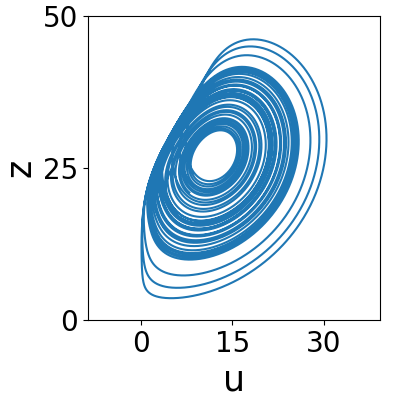
#> input picture data/saved_graphs/lorenz_default_zu.png, 400 x 400 px, given in place of vdp_sync_rossler_xt.png, which was not available
$ python fix_images.py
#> lines starting #> are read from the running program, lines starting #| are printed output that depends on the picture
from PIL import ImageDraw, ImageFont, Image

symbols = ['a', 'b', 'c', 'd', 'e', 'f']
font_name = "./data/temp/times-new-roman-italic.ttf"

################### attractors #########################################################
# index = 0

# img_names = ['rossler_a016_yx', 'rossler_a022_yx', 'lorenz_default_zx', 'lorenz_default_zu', 'lorenz_intermittent_yx']

# img_name = img_names[index]

# img = Image.open(f'./data/saved_graphs/{img_name}.png')

# # Создаем объект для рисования
# draw = ImageDraw.Draw(img)

# # Указываем шрифт и размер (по умолчанию используется стандартный шрифт)
# font = ImageFont.truetype(font_name, size=48)

# # Добавляем текст на изображение
# # draw.text((190, 270), f"{symbols[index]}", fill="black", font=font)
# draw.text((20, 340), f"{symbols[index]}", fill="black", font=font)

# # Сохраняем измененное изображение

# img.show()  # Показываем изображение
# # img.save(f'./data/saved_graphs/{img_name}_new.png')
# img.save(f'./data/saved_graphs/new/{img_name}_new2.png')

################### coup_xy #########################################################
# index = 2

# img_names = ['coup_y', 'coup_x', 'coup_grid']
# img_name = img_names[index]

# img = Image.open(f'./data/saved_graphs/{img_name}.png')

# # Создаем объект для рисования
# draw = ImageDraw.Draw(img)

# # Указываем шрифт и размер (по умолчанию используется стандартный шрифт)
# font = ImageFont.truetype(font_name, size=48)

# # Добавляем текст на изображение
# # draw.text((130, 465), f"({symbols[index]})", fill="black", font=font)
# draw.text((20, 540), f"{symbols[index]}", fill="black", font=font)

# # Сохраняем измененное изображение

# img.show()  # Показываем изображение
# img.save(f'./data/saved_graphs/new/{img_name}_new2.png')

################################# two lorenz ################################

# img_name = 'two_lorenz_sync'

# img = Image.open(f'./data/saved_graphs/{img_name}.png')

# # Создаем объект для рисования
# draw = ImageDraw.Draw(img)

# # Указываем шрифт и размер (по умолчанию используется стандартный шрифт)
# font = ImageFont.truetype(font_name, size=48)

# # Добавляем текст на изображение
# # draw.text((115, 180), "(a)", fill="black", font=font)
# # draw.text((750, 180), "(b)", fill="black", font=font)

# draw.text((20, 240), "a", fill="black", font=font)
# draw.text((620, 240), "b", fill="black", font=font)

# # Сохраняем измененное изображение

# img.show()  # Показываем изображение
# img.save(f'./data/saved_graphs/new/{img_name}_new2.png')

################################# timeline graphs ################################

# img_names = ['As_avg_diff_11', 'phases_avg_diff_yx_11']
# # img_names = ['parall_As_diff', 'parall_phases_diff_yx_1']
# # img_names = ['As_diff', 'phases_diff_yx_1']
# index = 0

# img = Image.open(f'./data/saved_graphs/{img_names[index]}.png')

# # Создаем объект для рисования
# draw = ImageDraw.Draw(img)

# # Указываем шрифт и размер (по умолчанию используется стандартный шрифт)
# font = ImageFont.truetype(font_name, size=48)

# # Добавляем текст на изображение
# # draw.text((115, 180), "(a)", fill="black", font=font)
# # draw.text((750, 180), "(b)", fill="black", font=font)

# draw.text((25, 235), symbols[index], fill="black", font=font)
# # draw.text((10, 100), symbols[index], fill="black", font=font)


# # Сохраняем измененное изображение

# img.show()  # Показываем изображение
# img.save(f'./data/saved_graphs/new/{img_names[index]}_new.png')


################################# xy graphs ################################

# img_names = ['omega_dep_t_2', 'omega_dep_t_10', 'omegas_dep_T']
# img_names = ['posl_y_c_10', 'parallel_y_c_10_2', 'grid_c_omega_10 (2)']
# img_names = ['posl_xy', 'parallel_xy_c']
# img_names = ['posl_xy_c_10', 'parallel_xy_c_10', "grid_c_omega_10"]
# img_names = ['a_dep_a', 'a_dep_c', 'omega_dep_a', 'omega_dep_c']
# img_names = ['rossler_16_vdp_1', 'rossler_16_vdp_2', 'vdp_amplitudes']
# img_names = ['vdp_posl', 'vdp_parallel_4']
# img_names = ['vdp_posl_2', 'vdp_parallel_2']
# img_names = ['rossler_a016_yx', 'rossler_a022_yx', 'lorenz_default_zx', 'lorenz_default_zu', 'lorenz_intermittent_yx']
# img_names = ['oscillatory_death_xt', 'oscillatory_death_yt']
img_names = ['vdp_sync_rossler_xt', 'vdp_sync_rossler_yt']
symbols = ['a)', 'b)', 'c)', 'd)', 'e)', 'f)']
# index = 1
# img = Image.open(f'./data/saved_graphs/{img_names[index]}.png')
# # Создаем объект для рисования
# draw = ImageDraw.Draw(img)

# # Указываем шрифт и размер (по умолчанию используется стандартный шрифт)
# font = ImageFont.truetype(font_name, size=48)

# # Добавляем текст на изображение
# # draw.text((30, 415), symbols[index], fill="black", font=font)
# draw.text((30, 335), symbols[index], fill="black", font=font)


# # Сохраняем измененное изображение
# img.show()  # Показываем изображение
# img.save(f'./data/saved_graphs/new/{img_names[index]}_new.png')

for index in range(len(img_names)):
    img = Image.open(f'./data/saved_graphs/{img_names[index]}.png')
#> img is the input picture: PIL image 400x400 RGBA; mean R, G, B, A 222.4, 233.5, 241.1, 255
    # Создаем объект для рисования
    draw = ImageDraw.Draw(img)

    # Указываем шрифт и размер (по умолчанию используется стандартный шрифт)
    font = ImageFont.truetype(font_name, size=48)

    # Добавляем текст на изображение
    # draw.text((30, 415), symbols[index], fill="black", font=font)
    draw.text((30, 335), symbols[index], fill="black", font=font)


    # Сохраняем измененное изображение
    img.show()  # Показываем изображение
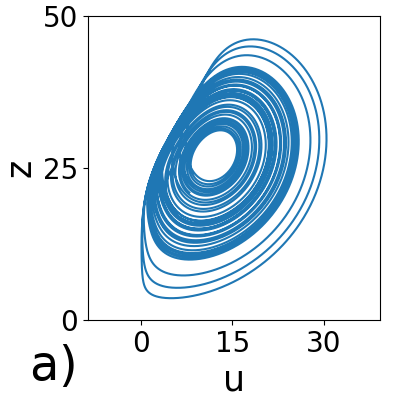
#> shown: PIL image 400x400 RGBA; mean R, G, B, A 221.6, 232.7, 240.3, 255
    img.save(f'./data/saved_graphs/new/{img_names[index]}_new.png')
#> pass 2 of the loop `for index in range(len(img_names)):`:
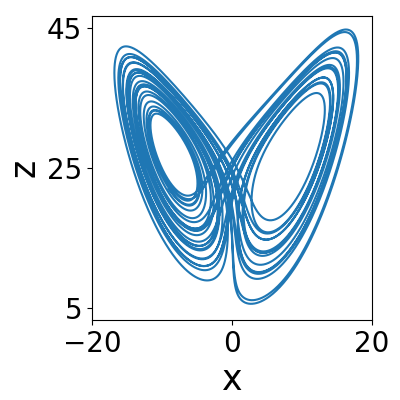
#> input picture data/saved_graphs/lorenz_default_zx.png, 400 x 400 px, given in place of vdp_sync_rossler_yt.png, which was not available
#> img is the input picture: PIL image 400x400 RGBA; mean R, G, B, A 220.7, 232.5, 240.6, 255
#> `img.show()`:
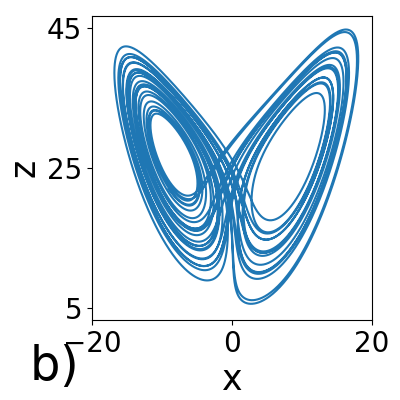
#> shown: PIL image 400x400 RGBA; mean R, G, B, A 219.9, 231.6, 239.7, 255
